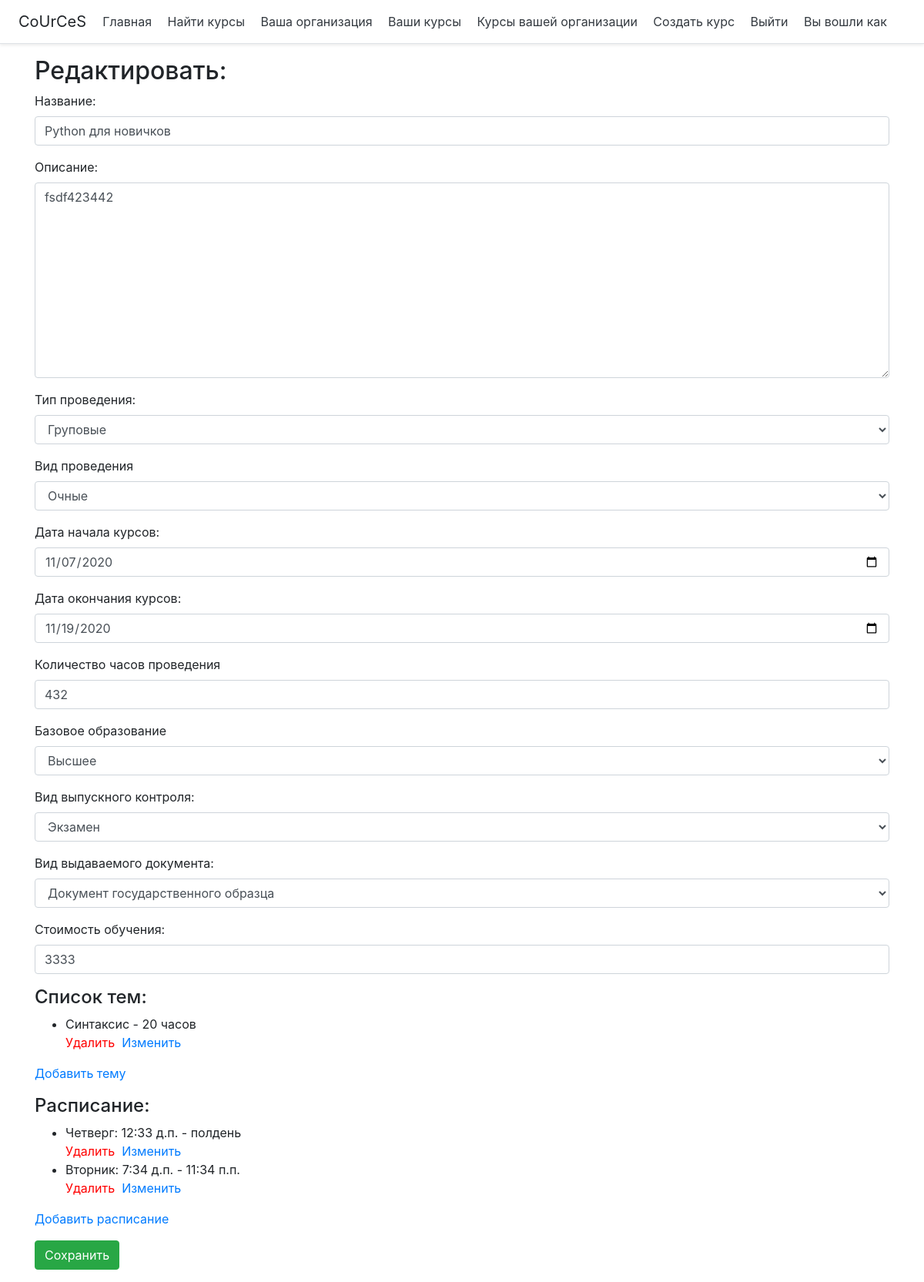
Page /edit-cource/4/ on the committed database.
### cource/models.py (models this page shows, shortened)
class Cource(models.Model):
    TYPE_OF_COURCE_CHOICES = [
        ('Груповые', 'Груповые'),
        ('Индивидуальные', 'Индивидуальные'),
    ]
    ATTENDANCE_CHOICES = [
        ('Очные', 'Очные'),
        ('Заочные', 'Заочные'),
    ]
    BASE_EDUCATION_CHOICES = [
        ('Среднее', 'Среднее'),
        ('Высшее', 'Высшее'),
    ]
    GRADUATE_CONTROL_CHOICES = [
        ('Квалификационная работа', 'Квалификационная работа'),
        ('Экзамен', 'Экзамен'),
        ('Собеседование', 'Собеседование'),
    ]
    GRADUATE_DOCUMENT_CHOICES = [
        ('Документ государственного образца', 'Документ государственного образца'),
        ('Сертификат', 'Сертификат'),
    ]
    title = models.CharField('Название', max_length=100)
    description = models.TextField('Описание')
    type_of_cource = models.CharField('Тип проведения', choices=TYPE_OF_COURCE_CHOICES, max_length=100)
    attendance = models.CharField('Вид проведения', choices=ATTENDANCE_CHOICES, max_length=100)
    start_date = models.DateField('Дата начала курсов')
    end_date = models.DateField('Дата окончания курсов')
    study_hours = models.IntegerField('Колличество часов обучения')
    base_education = models.CharField('Базовое образование', choices=BASE_EDUCATION_CHOICES, max_length=100)
    graduate_control = models.CharField('Вид выпускного контроля', choices=GRADUATE_CONTROL_CHOICES, max_length=100)
    graduate_document = models.CharField('Вид выдаваемого документа', choices=GRADUATE_DOCUMENT_CHOICES, max_length=100)
    price = models.IntegerField('Стоимость обучения')
    organization = models.ForeignKey(Organization, on_delete = models.CASCADE)

class Topic(models.Model):
    cource = models.ForeignKey(Cource, on_delete = models.CASCADE)
    name = models.CharField('Название', max_length=100)
    hours = models.IntegerField('Колличество часов')

class Schedule(models.Model):
    DAY_CHOICES = [
        ('Понедельник', 'Понедельник'),
        ('Вторник', 'Вторник'),
        ('Среда', 'Среда'),
        ('Четверг', 'Четверг'),
        ('Пятница', 'Пятница'),
        ('Суббота', 'Суббота'),
        ('Воскресенье', 'Воскресенье'),
    ]
    cource = models.ForeignKey(Cource, on_delete = models.CASCADE)
    day = models.CharField('День', choices=DAY_CHOICES, max_length=100)
    from_time = models.TimeField('Начало занятия')
    to_time = models.TimeField('Конец занятия')

### cource/views.py (the view)
# urls.py: path('edit-cource/<int:cource_id>/', views.edit_cource, name='edit_cource'),
def edit_cource(request, cource_id):
    cource = Cource.objects.get(id=cource_id)
    schedule = cource.schedule_set.all()
    topics = cource.topic_set.all()
    if request.method == "POST":
        cource.title = request.POST.get("title")
        cource.description = request.POST.get("description")
        cource.type_of_cource = request.POST.get("type_of_cource")
        cource.attendance = request.POST.get("attendance")
        cource.start_date = request.POST.get("start_date")
        cource.end_date = request.POST.get("end_date")
        cource.study_hours = request.POST.get("study_hours")
        cource.base_education = request.POST.get("base_education")
        cource.graduate_control = request.POST.get("graduate_control")
        cource.graduate_document = request.POST.get("graduate_document")
        cource.price = request.POST.get("price")
        cource.save()
        return redirect('view_cources')
    else:
        context = {
            'cource':cource,
            'schedule': schedule,
            'topics': topics,
            'TYPE_OF_COURCE_CHOICES': Cource.TYPE_OF_COURCE_CHOICES,
            'ATTENDANCE_CHOICES': Cource.ATTENDANCE_CHOICES,
            'BASE_EDUCATION_CHOICES': Cource.BASE_EDUCATION_CHOICES,
            'GRADUATE_CONTROL_CHOICES': Cource.GRADUATE_CONTROL_CHOICES,
            'GRADUATE_DOCUMENT_CHOICES': Cource.GRADUATE_DOCUMENT_CHOICES,
        }
        return render(request, 'cource/cources/edit_cource.html', context)

### cource/templates/cource/cources/edit_cource.html (shortened to what this page needs)
{% extends "cource/base_user.html" %}
{% block content %}
    <h2>Редактировать:</h2>
    <form method="post">
        <p>
            <label for="title">Название:</label>
            <input class='form-control' type="text" name="title" value="{{ cource.title }}" required>
        </p>
        <p>
            <label for="description">Описание:</label>
            <textarea class="form-control" name="description" cols="40" rows="10" required>{{ cource.description }}</textarea>
        </p>
        <p>
            <label for="type_of_cource">Тип проведения:</label>
            <select class="form-control" name="type_of_cource" required>
                {% for choice in TYPE_OF_COURCE_CHOICES %}
                    {% ifequal cource.type_of_cource choice.0 %}
                        <option selected value="{{ choice.0 }}">{{ choice.1 }}</option>
                    {% else %}
                        <option value="{{ choice.0 }}">{{ choice.1 }}</option>
                    {% endifequal %}
            {% endfor %}
            </select>
        </p>
        <p>
            <label for="attendance">Вид проведения</label>
            <select class="form-control" name="attendance" required>
                {% for choice in ATTENDANCE_CHOICES %}
                    {% ifequal cource.attendance choice.0 %}
                        <option selected value="{{ choice.0 }}">{{ choice.1 }}</option>
                    {% else %}
                        <option value="{{ choice.0 }}">{{ choice.1 }}</option>
                    {% endifequal %}
                {% endfor %}
            </select>
        </p>
        <p>
            <label for="start_date">Дата начала курсов:</label>
            <input class='form-control' type="date" name="start_date" value="{{ cource.start_date|date:"Y-m-d" }}" required>
        </p>
        <p>
            <label for="end_date">Дата окончания курсов:</label>
            <input class='form-control' type="date" name="end_date" value="{{ cource.end_date|date:"Y-m-d" }}" required>
        </p>
        <p>
            <label for="study_hours">Количество часов проведения</label>
            <input class='form-control' type="number" name="study_hours" value="{{ cource.study_hours }}" required>
        </p>
        <p>
            <label for="base_education">Базовое образование</label>
            <select class="form-control" name="base_education" required>
                {% for choice in BASE_EDUCATION_CHOICES %}
                    {% ifequal cource.base_education choice.0 %}
                        <option selected value="{{ choice.0 }}">{{ choice.1 }}</option>
                    {% else %}
                        <option value="{{ choice.0 }}">{{ choice.1 }}</option>
                    {% endifequal %}
                {% endfor %}
            </select>
        </p>
        <p>
            <label for="graduate_control">Вид выпускного контроля:</label>
            <select class="form-control" name="graduate_control" required>
                {% for choice in GRADUATE_CONTROL_CHOICES %}
                    {% ifequal cource.graduate_control choice.0 %}
                        <option selected value="{{ choice.0 }}">{{ choice.1 }}</option>
                    {% else %}
                        <option value="{{ choice.0 }}">{{ choice.1 }}</option>
                    {% endifequal %}
                {% endfor %}
            </select>
        </p>
        <p>
            <label for="graduate_document">Вид выдаваемого документа:</label>
            <select class="form-control" name="graduate_document" required>
                {% for choice in GRADUATE_DOCUMENT_CHOICES %}
                    {% ifequal cource.graduate_document choice.0 %}
                        <option selected value="{{ choice.0 }}">{{ choice.1 }}</option>
                    {% else %}
                        <option value="{{ choice.0 }}">{{ choice.1 }}</option>
                    {% endifequal %}
                {% endfor %}
            </select>
        </p>
        <p>
            <label for="price">Стоимость обучения:</label>
            <input class='form-control' type="number" name="price" value="{{ cource.price }}" required>
        </p>
            {% if topics %}
                <h4>Список тем:</h4>
                <ul>
                    {% for topic in topics %}
                        <li>{{ topic.name }} - {{topic.hours}} часов</li>
                        <a style="color: red;" href="{% url 'delete_topic' topic.id %}">Удалить</a>&nbsp;
                        <a href="{% url 'edit_topic' topic.id %}">Изменить</a><br>
                    {% endfor %}
                </ul>
            {% endif %}
        <p><a href="{% url 'create_topic' cource.id %}">Добавить тему</a></p>
        {% if schedule %}
            <h4>Расписание:</h4>
            <ul>
            {% for day in schedule %}
                <li>{{day.day}}: {{day.from_time}} - {{day.to_time}}</li>
                <a style="color: red;" href="{% url 'delete_schedule' day.id %}">Удалить</a>&nbsp;
                <a href="{% url 'edit_schedule' day.id %}">Изменить</a>
            {% endfor %}
            </ul>
        {% endif %}
        <p><a href="{% url 'create_schedule' cource.id %}">Добавить расписание</a></p>
        <p>
            <button type="submit" class="btn btn-success">Сохранить</button>
        </p>
    </form>
{% endblock %}

### rows in the picture
Cource: title "Python для новичков", description "fsdf423442", type_of_cource "Груповые", attendance "Очные", start_date "11/07/2020", end_date "11/19/2020", study_hours "432", base_education "Высшее", graduate_control "Экзамен", graduate_document "Документ государственного образца", price "3333"
Topic: name "Синтаксис", hours "20"
Schedule: day "Четверг", from_time "12:33 д.п.", to_time "полдень"
Schedule: day "Вторник", from_time "7:34 д.п.", to_time "11:34 п.п."
